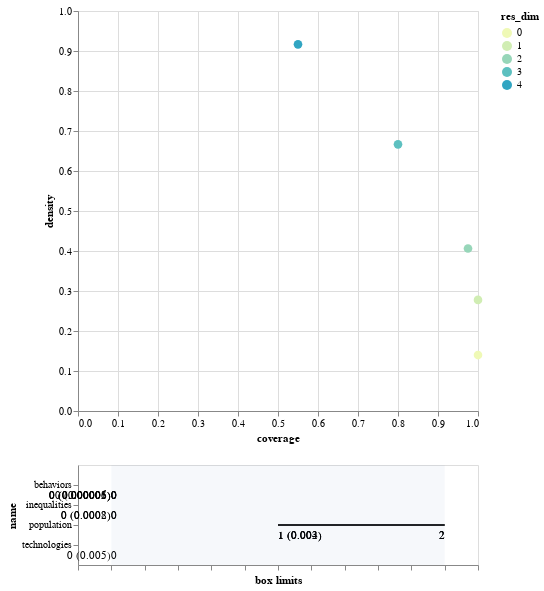

The cell this chart's notebook holds for it:
### Markdown cell above
# SSP3

### Code cell
from ema_workbench.analysis import prim
from ema_workbench.util import ema_logging
import matplotlib.pyplot as plt

x = df_rozenberg.iloc[:,0:7] 
y = df_rozenberg.iloc[:,9].values >=1

prim_alg = prim.Prim(x, y, threshold=0.8, peel_alpha=0.1)
box1 = prim_alg.find_box()

box1.show_tradeoff()
print(box1.resample(3))
box1.inspect(3)
box1.inspect(3, style='graph')

plt.show()
box1.inspect_tradeoff()

### Figure 1 — Vega-Lite specification as saved in the notebook (floating-point values rounded to 4 significant figures)
{"config": {"view": {"continuousWidth": 400, "continuousHeight": 300}}, "vconcat": [{"data": {"name": "data-f25522c9fac4a278de6c2a02f369493c"}, "mark": {"type": "circle", "size": 75}, "encoding": {"color": {"type": "ordinal", "field": "res_dim", "scale": {"range": ["#eff9b6", "#d0edb3", "#97d6b9", "#5dc0c0", "#31a5c2", "#1f80b8", "#2354a3", "#21318d"]}}, "opacity": {"condition": {"value": 1, "selection": "selector003"}, "value": 0.4}, "tooltip": [{"type": "ordinal", "field": "id"}, {"type": "quantitative", "field": "coverage", "format": ".2"}, {"type": "quantitative", "field": "density", "format": ".2"}, {"type": "ordinal", "field": "res_dim"}], "x": {"type": "quantitative", "field": "coverage"}, "y": {"type": "quantitative", "field": "density"}}, "height": 400, "selection": {"selector003": {"type": "single", "fields": ["id"]}}, "width": 400}, {"layer": [{"data": {"name": "data-53aad2132bd1da7c9c6cc49dcf12cfbf"}, "mark": "rule", "encoding": {"x": {"type": "quantitative", "axis": {"grid": false, "labels": false, "title": "box limits"}, "field": "x_lower", "scale": {"domain": [0, 1], "padding": 0.1}}, "x2": {"field": "x_upper"}, "y": {"type": "nominal", "field": "name", "scale": {"padding": 1.0}}}, "transform": [{"calculate": "(datum.x1-datum.minimum)/(datum.maximum-datum.minimum)", "as": "x_lower"}, {"calculate": "(datum.x2-datum.minimum)/(datum.maximum-datum.minimum)", "as": "x_upper"}, {"filter": {"selection": "selector003"}}], "width": 400}, {"data": {"name": "data-53aad2132bd1da7c9c6cc49dcf12cfbf"}, "mark": {"type": "text", "align": "left", "baseline": "top", "dy": 5}, "encoding": {"text": {"type": "ordinal", "field": "text"}, "x": {"type": "quantitative", "axis": {"grid": false, "labels": false, "title": "box limits"}, "field": "x_lower", "scale": {"domain": [0, 1], "padding": 0.1}}, "x2": {"field": "x_upper"}, "y": {"type": "nominal", "field": "name", "scale": {"padding": 1.0}}}, "transform": [{"calculate": "(datum.x1-datum.minimum)/(datum.maximum-datum.minimum)", "as": "x_lower"}, {"calculate": "(datum.x2-datum.minimum)/(datum.maximum-datum.minimum)", "as": "x_upper"}, {"filter": {"selection": "selector003"}}, {"calculate": "datum.qp_lower>0?format(datum.x1, \".2\")+\" (\"+format(datum.qp_lower, \".1~g\")+\")\" :format(datum.x1, \".2\")", "as": "text"}], "width": 400}, {"data": {"name": "data-53aad2132bd1da7c9c6cc49dcf12cfbf"}, "mark": {"type": "text", "align": "right", "baseline": "top", "dy": 5}, "encoding": {"text": {"type": "ordinal", "field": "text"}, "x": {"type": "quantitative", "field": "x_upper"}, "x2": {"field": "x_upper"}, "y": {"type": "nominal", "field": "name", "scale": {"padding": 1.0}}}, "transform": [{"calculate": "(datum.x1-datum.minimum)/(datum.maximum-datum.minimum)", "as": "x_lower"}, {"calculate": "(datum.x2-datum.minimum)/(datum.maximum-datum.minimum)", "as": "x_upper"}, {"filter": {"selection": "selector003"}}, {"calculate": "datum.qp_upper>0?format(datum.x2, \".2\")+\" (\"+format(datum.qp_upper, \".1\")+\")\" :format(datum.x2, \".2\")", "as": "text"}], "width": 400}, {"data": {"name": "data-bb8d07f6df3d47a6a475317795287b23"}, "mark": {"type": "rect", "opacity": 0.05}, "encoding": {"x": {"type": "quantitative", "field": "start"}, "x2": {"field": "end"}}}, {"data": {"name": "data-d751713988987e9331980363e24189ce"}, "mark": "point", "encoding": {"x": {"type": "quantitative", "field": "x"}, "y": {"type": "nominal", "field": "name"}}, "transform": [{"filter": {"selection": "selector003"}}], "width": 400}, {"data": {"name": "data-d751713988987e9331980363e24189ce"}, "mark": {"type": "text", "align": "center", "baseline": "top", "dy": 5}, "encoding": {"text": {"type": "nominal", "field": "item"}, "x": {"type": "quantitative", "field": "x"}, "y": {"type": "nominal", "field": "name"}}, "transform": [{"filter": {"selection": "selector003"}}], "width": 400}]}], "$schema": "https://vega.github.io/schema/vega-lite/v4.8.1.json", "datasets": {"data-f25522c9fac4a278de6c2a02f369493c": [{"coverage": 1.0, "density": 0.1399, "id": 0, "mass": 1.0, "mean": 0.1399, "res_dim": 0}, {"coverage": 1.0, "density": 0.2778, "id": 1, "mass": 0.5035, "mean": 0.2778, "res_dim": 1}, {"coverage": 0.975, "density": 0.4062, "id": 2, "mass": 0.3357, "mean": 0.4062, "res_dim": 2}, {"coverage": 0.8, "density": 0.6667, "id": 3, "mass": 0.1678, "mean": 0.6667, "res_dim": 3}, {"coverage": 0.55, "density": 0.9167, "id": 4, "mass": 0.08392, "mean": 0.9167, "res_dim": 4}], "data-53aad2132bd1da7c9c6cc49dcf12cfbf": [{"x1": 0.0, "x2": 0.0, "name": "behaviors", "id": 1, "minimum": 0.0, "maximum": 1.0, "qp_lower": -1.0, "qp_upper": 1.168e-05}, {"x1": 1.0, "x2": 2.0, "name": "population", "id": 2, "minimum": 0.0, "maximum": 2.0, "qp_lower": 0.004481, "qp_upper": -1.0}, {"x1": 0.0, "x2": 0.0, "name": "behaviors", "id": 2, "minimum": 0.0, "maximum": 1.0, "qp_lower": -1.0, "qp_upper": 5.83e-06}, {"x1": 0.0, "x2": 0.0, "name": "inequalities", "id": 3, "minimum": 0.0, "maximum": 1.0, "qp_lower": -1.0, "qp_upper": 0.0002393}, {"x1": 1.0, "x2": 2.0, "name": "population", "id": 3, "minimum": 0.0, "maximum": 2.0, "qp_lower": 0.002915, "qp_upper": -1.0}, {"x1": 0.0, "x2": 0.0, "name": "behaviors", "id": 3, "minimum": 0.0, "maximum": 1.0, "qp_lower": -1.0, "qp_upper": 3.13e-06}, {"x1": 0.0, "x2": 0.0, "name": "inequalities", "id": 4, "minimum": 0.0, "maximum": 1.0, "qp_lower": -1.0, "qp_upper": 0.0007564}, {"x1": 1.0, "x2": 2.0, "name": "population", "id": 4, "minimum": 0.0, "maximum": 2.0, "qp_lower": 0.002198, "qp_upper": -1.0}, {"x1": 0.0, "x2": 0.0, "name": "behaviors", "id": 4, "minimum": 0.0, "maximum": 1.0, "qp_lower": -1.0, "qp_upper": 4.709e-06}, {"x1": 0.0, "x2": 0.0, "name": "technologies", "id": 4, "minimum": 0.0, "maximum": 1.0, "qp_lower": -1.0, "qp_upper": 0.004871}], "data-bb8d07f6df3d47a6a475317795287b23": [{"end": 1, "start": 0}], "data-d751713988987e9331980363e24189ce": []}}
